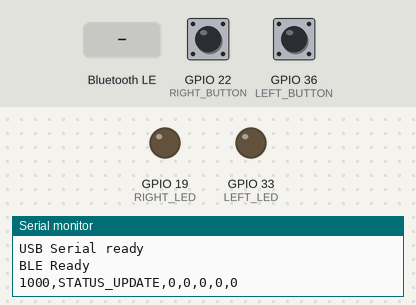
Simulated run of this sketch. Board: ESP32. On the bench: output pins drawn as LEDs (lit = HIGH), the last lines printed to the serial monitor. The test bench sets the inputs (shaded band); at power-on: GPIO 22 (RIGHT_BUTTON) LOW, GPIO 36 (LEFT_BUTTON) LOW. Nothing arrives over Bluetooth unless stated; a phone connects over Bluetooth LE 3 s after start.

Above: at 1.7 s.
1.8 s: Bluetooth LE write "LEFT_ON" received
At 4.28 s:
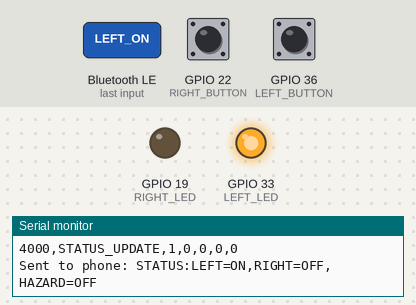
4.8 s: GPIO 22 (RIGHT_BUTTON) pulled HIGH for 1 s
At 6.3 s:
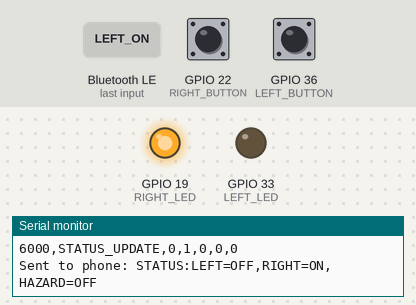
8.4 s: Bluetooth LE write "HAZARD_ON" received
At 9.32 s:
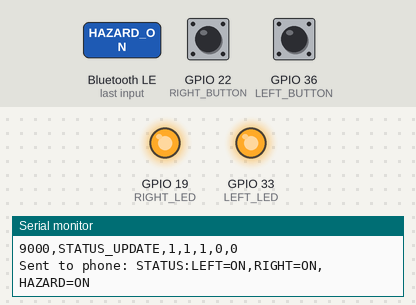
11.4 s: GPIO 36 (LEFT_BUTTON) pulled HIGH for 1 s
13.9 s: Bluetooth LE write "RIGHT_ON" received
At 14.08 s:
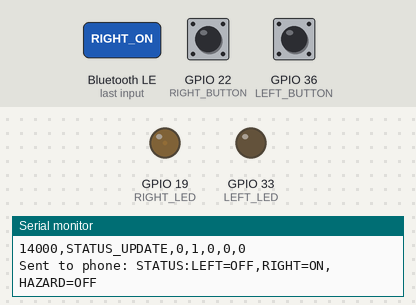
16.9 s: GPIO 36 (LEFT_BUTTON) pulled HIGH for 1 s
At 17.39 s:
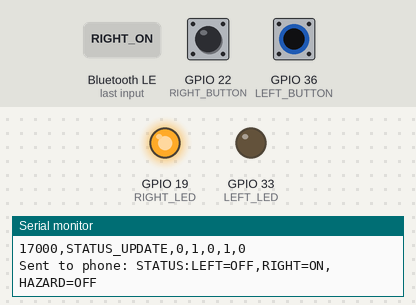
Timing chart, 0 to 20.9 s (numbered marks = the images above; inputs shaded):
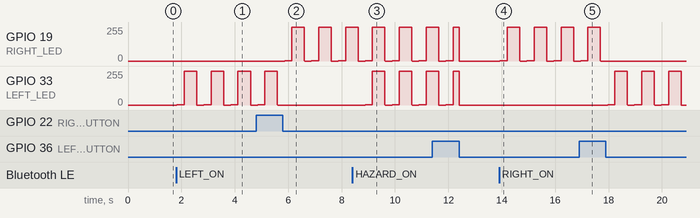

The sketch:

Indicator_System.ino
```cpp
#include <Arduino.h>
#include <math.h>
#include <BLEDevice.h>
#include <BLEUtils.h>
#include <BLEServer.h>
#include <string>

// Pin definitions
const uint8_t LEFT_LED = 33;
const uint8_t RIGHT_LED = 19;
const uint8_t LEFT_BUTTON = 36;
const uint8_t RIGHT_BUTTON = 22;

// UART Configuration
#define UART_TX_PIN 17
#define UART_RX_PIN 16
#define UART_BAUD 115200
HardwareSerial SerialUART(2);

unsigned long lastHazardToggleTime = 0;
const unsigned long hazardCooldown = 100;

// Global variables
volatile bool leftIndicatorOn = false;
volatile bool rightIndicatorOn = false;
volatile bool hazardOn = false;
volatile unsigned long lastCycleStart = 0;
volatile unsigned long leftButtonPressTime = 0;
volatile unsigned long rightButtonPressTime = 0;
volatile bool leftButtonPressed = false;
volatile bool rightButtonPressed = false;
volatile bool leftButtonActive = false;
volatile bool rightButtonActive = false;
volatile bool bothButtonsPressed = false;
volatile unsigned long bothButtonsPressTime = 0;

// Gamma correction
const int maxDuty = 255;
const float gammaVal = 2.2;

// Timing constants (ms)
const int FADE_DURATION = 100;
const int HOLD_DURATION = 200;
const int OFF_HOLD_DURATION = 200;
const int STEP_DELAY = 3;
const int BUTTON_PRESS_DURATION = 1000; // 1 second for button press

// BLE Service UUIDs
#define SERVICE_UUID        "4fafc201-1fb5-459e-8fcc-c5c9c331914b"
#define CHARACTERISTIC_UUID_TX "beb5483e-36e1-4688-b7f5-ea07361b26a8" // For sending to phone
#define CHARACTERISTIC_UUID_RX "6e400002-b5a3-f393-e0a9-e50e24dcca9e" // For receiving from phone

void logEvent(const char* event) {
  // Send to both serial ports for debugging
  Serial.printf("%lu,%s,%d,%d,%d,%d,%d\n",
    millis(),
    event,
    leftIndicatorOn ? 1 : 0,
    rightIndicatorOn ? 1 : 0,
    hazardOn ? 1 : 0,
    digitalRead(LEFT_BUTTON),
    digitalRead(RIGHT_BUTTON)
  );

  SerialUART.printf("%lu,%s,%d,%d,%d,%d,%d\n\r",
    millis(),
    event,
    leftIndicatorOn ? 1 : 0,
    rightIndicatorOn ? 1 : 0,
    hazardOn ? 1 : 0,
    digitalRead(LEFT_BUTTON),
    digitalRead(RIGHT_BUTTON)
  );

  SerialUART.flush();
}

void handleBLECommand(String cmd);

BLECharacteristic *pCharacteristic;
BLECharacteristic *pTxCharacteristic;
bool deviceConnected = false;

class MyServerCallbacks: public BLEServerCallbacks {
    void onConnect(BLEServer* pServer) {
      deviceConnected = true;
      Serial.println("Device connected");
      logEvent("Bluetooth_Connected");
    }

    void onDisconnect(BLEServer* pServer) {
      deviceConnected = false;
      Serial.println("Device disconnected");
      logEvent("Bluetooth_Disconnected");
      pServer->startAdvertising(); // Restart advertising
    }
};

class MyCallbacks: public BLECharacteristicCallbacks {
    void onWrite(BLECharacteristic *pCharacteristic) {
      String value = pCharacteristic->getValue();
      handleBLECommand(value);
    }
};

void setupBLE() {
  BLEDevice::init("ESP32_Indicator");
  BLEServer *pServer = BLEDevice::createServer();
  pServer->setCallbacks(new MyServerCallbacks());

  BLEService *pService = pServer->createService(SERVICE_UUID);

  // Create a BLE Characteristic for sending data to phone
  pTxCharacteristic = pService->createCharacteristic(
                      CHARACTERISTIC_UUID_TX,
                      BLECharacteristic::PROPERTY_READ |
                      BLECharacteristic::PROPERTY_NOTIFY
                    );

  pCharacteristic = pService->createCharacteristic(
                      CHARACTERISTIC_UUID_RX,
                      BLECharacteristic::PROPERTY_READ |
                      BLECharacteristic::PROPERTY_WRITE
                    );

  pCharacteristic->setCallbacks(new MyCallbacks());
  pService->start();

  BLEAdvertising *pAdvertising = pServer->getAdvertising();
  pAdvertising->start();
  Serial.println("BLE Ready");
}

void sendDataToPhone(const String &message) {
  if (deviceConnected) {
    pTxCharacteristic->setValue(message.c_str());
    pTxCharacteristic->notify();
    Serial.println("Sent to phone: " + message);
  }
}

void handleBLECommand(String cmd) {
  // String cmd;
  // for (char c : command) {
  //   cmd += c;
  // }
  cmd.trim();

  if (cmd == "LEFT_ON") {
    leftIndicatorOn = true;
    rightIndicatorOn = false;
    hazardOn = false;
  }
  else if (cmd == "RIGHT_ON") {
    leftIndicatorOn = false;
    rightIndicatorOn = true;
    hazardOn = false;
  }
  else if (cmd == "HAZARD_ON") {
    leftIndicatorOn = true;
    rightIndicatorOn = true;
    hazardOn = true;
  }
  else if (cmd == "ALL_OFF") {
    leftIndicatorOn = false;
    rightIndicatorOn = false;
    hazardOn = false;
  }

  updateIndicators();

  // For logging
  String logMsg = "BLE_CMD_" + cmd;
  logEvent(logMsg.c_str());
}

void setup() {
  delay(500);

  Serial.begin(115200);
  SerialUART.begin(115200, SERIAL_8N1, UART_RX_PIN, UART_TX_PIN);

  // Wait for serial ports to initialize
  while (!Serial && millis() < 2000); // Wait up to 2 seconds for Serial
  while (!SerialUART && millis() < 2000); // Wait up to 2 seconds for SerialUART

  Serial.println("USB Serial ready");
  SerialUART.println("UART Serial ready");
  SerialUART.println("Timestamp,Event,LeftIndicator,RightIndicator,Hazard,LeftButton,RightButton");

  pinMode(LEFT_BUTTON, INPUT);
  pinMode(RIGHT_BUTTON, INPUT);

  // Initialize PWM
  ledcAttach(LEFT_LED, 5000, 8);
  ledcAttach(RIGHT_LED, 5000, 8);

  ledcWrite(LEFT_LED, 0);
  ledcWrite(RIGHT_LED, 0);

  setupBLE();

}

void processButtonPresses() {
  bool leftPressed = digitalRead(LEFT_BUTTON) == HIGH;
  bool rightPressed = digitalRead(RIGHT_BUTTON) == HIGH;

  // Check for simultaneous press
  if (leftPressed && rightPressed) {
    if (!bothButtonsPressed) {
      bothButtonsPressTime = millis();
      bothButtonsPressed = true;
      logEvent("BOTH_BUTTONS_PRESSED");
    }
    return;
  } else {
    if (bothButtonsPressed) {
      if (millis() - bothButtonsPressTime >= BUTTON_PRESS_DURATION) {
        leftButtonPressed = true;
        rightButtonPressed = true;
        logEvent("BOTH_BUTTONS_HELD");
      }
      bothButtonsPressed = false;
    }
  }

  // Left button processing
  if (leftPressed) {
    if (!leftButtonActive) {
      leftButtonPressTime = millis();
      leftButtonActive = true;
      logEvent("LEFT_BUTTON_PRESSED");
    }
  } else {
    if (leftButtonActive && (millis() - leftButtonPressTime >= BUTTON_PRESS_DURATION)) {
      leftButtonPressed = true;
    }
    leftButtonActive = false;
  }

  // Right button processing
  if (rightPressed) {
    if (!rightButtonActive) {
      rightButtonPressTime = millis();
      rightButtonActive = true;
      logEvent("RIGHT_BUTTON_PRESSED");
    }
  } else {
    if (rightButtonActive && (millis() - rightButtonPressTime >= BUTTON_PRESS_DURATION)) {
      rightButtonPressed = true;
    }
    rightButtonActive = false;
  }
}

void handleButtonEvents() {
  unsigned long currentMillis = millis();
  //hazard activation (when both buttons are held)
  if (leftButtonPressed && rightButtonPressed) {
    if (currentMillis - lastHazardToggleTime > hazardCooldown) {
      leftButtonPressed = false;
      rightButtonPressed = false;

      hazardOn = !hazardOn;
      lastHazardToggleTime = currentMillis;

      if (hazardOn) {
        leftIndicatorOn = true;
        rightIndicatorOn = true;
        // Serial.println("Hazard lights activated");
        logEvent("HAZARD_LIGHTS_ACTIVATED");
      } else {
        leftIndicatorOn = false;
        rightIndicatorOn = false;
        logEvent("HAZARD_LIGHTS_DEACTIVATED");
      }
    }
    return;
  }

  if (currentMillis - lastHazardToggleTime <= hazardCooldown) {
    return; // Skip single-button handling during cooldown
  }

  // Handle left button press
  if (leftButtonPressed) {
    leftButtonPressed = false;

    if (hazardOn) {
      hazardOn = false;
      leftIndicatorOn = false;
      rightIndicatorOn = false;
      // Serial.println("Hazard lights deactivated by left button");
      logEvent("HAZARD_LIGHTS_DEACTIVATED");
    } else {
      if (rightIndicatorOn) {
        rightIndicatorOn = false;
        leftIndicatorOn = true;
        // Serial.println("Switched from right to left indicator");
        logEvent("RIGHT_INDICATOR_OFF");
        logEvent("LEFT_INDICATOR_ON");
      } else {
        leftIndicatorOn = !leftIndicatorOn;
        // Serial.println(leftIndicatorOn ? "Left indicator ON" : "Left indicator OFF");
        if(leftIndicatorOn) logEvent("LEFT_INDICATOR_ON");
        else logEvent("LEFT_INDICATOR_OFF");
      }
    }
  }

  // Handle right button press
  if (rightButtonPressed) {
    rightButtonPressed = false;

    if (hazardOn) {
      hazardOn = false;
      leftIndicatorOn = false;
      rightIndicatorOn = false;
      // Serial.println("Hazard lights deactivated by right button");
      logEvent("HAZARD_LIGHTS_DEACTIVATED");
    } else {
      if (leftIndicatorOn) {
        leftIndicatorOn = false;
        rightIndicatorOn = true;
        // Serial.println("Switched from left to right indicator");
        logEvent("LEFT_INDICATOR_OFF");
        logEvent("RIGHT_INDICATOR_ON");
      } else {
        rightIndicatorOn = !rightIndicatorOn;
        // Serial.println(rightIndicatorOn ? "Right indicator ON" : "Right indicator OFF");
        if(rightIndicatorOn) logEvent("RIGHT_INDICATOR_ON");
        else logEvent("RIGHT_INDICATOR_OFF");
      }
    }
  }
}

void updateIndicators() {
  static int fadeStep = 0;
  static bool fadingOut = false;
  static unsigned long lastStepTime = 0;
  static unsigned long holdStartTime = 0;
  static bool inHoldPeriod = false;

  if (hazardOn || leftIndicatorOn || rightIndicatorOn) {
    if (inHoldPeriod) {
      if (millis() - holdStartTime >= (fadingOut ? OFF_HOLD_DURATION : HOLD_DURATION)) {
        inHoldPeriod = false;
      }
      return;
    }

    if (millis() - lastStepTime >= STEP_DELAY) {
      lastStepTime = millis();

      float progress = fadeStep / 100.0;
      float corrected = pow(fadingOut ? (1 - progress) : progress, gammaVal);
      int duty = (int)(corrected * maxDuty);

      if (hazardOn) {
        ledcWrite(LEFT_LED, duty);
        ledcWrite(RIGHT_LED, duty);
      } else if (leftIndicatorOn) {
        ledcWrite(LEFT_LED, duty);
        ledcWrite(RIGHT_LED, 0);
      } else if (rightIndicatorOn) {
        ledcWrite(RIGHT_LED, duty);
        ledcWrite(LEFT_LED, 0);
      }

      fadeStep++;
      if (fadeStep > 100) {
        fadeStep = 0;
        fadingOut = !fadingOut;
        inHoldPeriod = true;
        holdStartTime = millis();
      }
    }
  } else {
    ledcWrite(LEFT_LED, 0);
    ledcWrite(RIGHT_LED, 0);
    fadeStep = 0;
    fadingOut = false;
    inHoldPeriod = false;
  }
}

void publishStatus() {
  static unsigned long lastPublishTime = 0;
  if (millis() - lastPublishTime >= 1000) {
    lastPublishTime = millis();
    logEvent("STATUS_UPDATE");
    String status = String("STATUS:") +
                   "LEFT=" + String(leftIndicatorOn ? "ON" : "OFF") + "," +
                   "RIGHT=" + String(rightIndicatorOn ? "ON" : "OFF") + "," +
                   "HAZARD=" + String(hazardOn ? "ON" : "OFF");

    sendDataToPhone(status);
  }
}

void loop() {
  processButtonPresses();
  handleButtonEvents();
  updateIndicators();
  publishStatus();
}
```

Measured:
- after the input at 1.8 s, GPIO 33 (LEFT_LED): 0/255 → 1/255 at once, then repeats every 1.0 s: 255/255 0.47 s, 1/255 0.01 s, 0/255 0.25 s, 1/255 0.27 s
- after the input at 4.8 s, GPIO 19 (RIGHT_LED): 0/255 → 1/255 after 1.1 s, then repeats every 1.0 s: 255/255 0.47 s, 1/255 0.01 s, 0/255 0.26 s, 1/255 0.27 s; GPIO 33 (LEFT_LED): goes on until 5.6 s, then stays 0/255
- after the input at 8.4 s, GPIO 33 (LEFT_LED): 0/255 → 1/255 after 0.22 s, then repeats every 1.0 s: 0/255 0.26 s, 1/255 0.27 s, 255/255 0.47 s, 1/255 0.01 s
- after the input at 13.9 s, GPIO 19 (RIGHT_LED): 0/255 → 1/255 at once, then repeats every 1.0 s: 255/255 0.47 s, 1/255 0.01 s, 0/255 0.25 s, 1/255 0.27 s
- after the input at 16.9 s, GPIO 19 (RIGHT_LED): goes on until 17.7 s, then stays 0/255; GPIO 33 (LEFT_LED): 0/255 → 1/255 after 1.1 s, then repeats every 1.0 s: 255/255 0.47 s, 1/255 0.01 s, 0/255 0.26 s, 1/255 0.27 s
